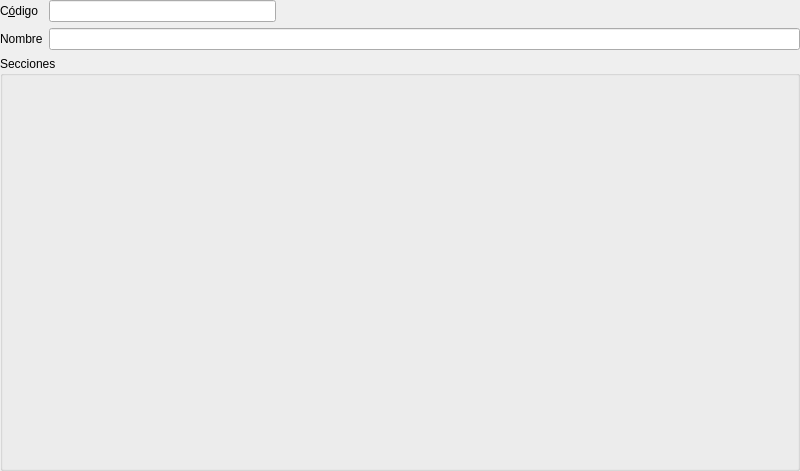
<?xml version="1.0" encoding="UTF-8"?>
<ui version="4.0">
 <class>Form</class>
 <widget class="QWidget" name="Form">
  <property name="geometry">
   <rect>
    <x>0</x>
    <y>0</y>
    <width>800</width>
    <height>471</height>
   </rect>
  </property>
  <property name="windowTitle">
   <string>Form</string>
  </property>
  <property name="tableName" stdset="0">
   <string>almacenes</string>
  </property>
  <layout class="QGridLayout" name="gridLayout">
   <property name="leftMargin">
    <number>0</number>
   </property>
   <property name="topMargin">
    <number>0</number>
   </property>
   <property name="rightMargin">
    <number>0</number>
   </property>
   <property name="bottomMargin">
    <number>0</number>
   </property>
   <item row="0" column="0">
    <widget class="QLabel" name="label_2">
     <property name="text">
      <string>C&amp;ódigo</string>
     </property>
     <property name="buddy">
      <cstring>db_codigo</cstring>
     </property>
    </widget>
   </item>
   <item row="0" column="1">
    <widget class="DBLineEdit" name="db_codigo">
     <property name="minimumSize">
      <size>
       <width>150</width>
       <height>0</height>
      </size>
     </property>
     <property name="fieldName" stdset="0">
      <string>codigo</string>
     </property>
     <property name="dataEditable" stdset="0">
      <bool>true</bool>
     </property>
    </widget>
   </item>
   <item row="0" column="2" colspan="2">
    <spacer name="horizontalSpacer">
     <property name="orientation">
      <enum>Qt::Horizontal</enum>
     </property>
     <property name="sizeHint" stdset="0">
      <size>
       <width>518</width>
       <height>20</height>
      </size>
     </property>
    </spacer>
   </item>
   <item row="1" column="0">
    <widget class="QLabel" name="label_3">
     <property name="text">
      <string>Nombre</string>
     </property>
     <property name="buddy">
      <cstring>db_nombre</cstring>
     </property>
    </widget>
   </item>
   <item row="1" column="1" colspan="3">
    <widget class="DBLineEdit" name="db_nombre">
     <property name="fieldName" stdset="0">
      <string>nombre</string>
     </property>
     <property name="dataEditable" stdset="0">
      <bool>true</bool>
     </property>
    </widget>
   </item>
   <item row="2" column="0" colspan="4">
    <widget class="QGroupBox" name="groupBox">
     <property name="title">
      <string>Secciones</string>
     </property>
     <layout class="QHBoxLayout" name="horizontalLayout">
      <item>
       <widget class="DBDetailView" name="dbDetailView" native="true">
        <property name="relationName" stdset="0">
         <string>almacenessecciones</string>
        </property>
        <property name="dataEditable" stdset="0">
         <bool>true</bool>
        </property>
       </widget>
      </item>
     </layout>
    </widget>
   </item>
  </layout>
 </widget>
 <customwidgets>
  <customwidget>
   <class>DBDetailView</class>
   <extends>QWidget</extends>
   <header>widgets/dbdetailview.h</header>
  </customwidget>
  <customwidget>
   <class>DBLineEdit</class>
   <extends>QLineEdit</extends>
   <header>widgets/dblineedit.h</header>
  </customwidget>
 </customwidgets>
 <tabstops>
  <tabstop>db_codigo</tabstop>
  <tabstop>db_nombre</tabstop>
 </tabstops>
 <resources/>
 <connections/>
</ui>
